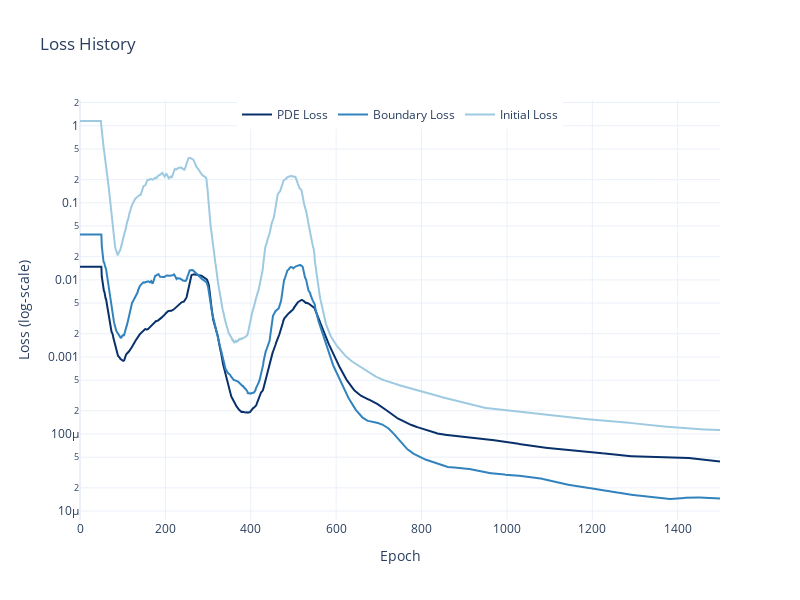

Notebook code cell kept with this figure:
### Code cell
with_vanilla = trainer.closure.get_state()
plot_loss(with_vanilla, smooth=True, smooth_window=50)

vanilla_l2 = compare_with_mc(model, params, n_prices=200,
                             n_simulations=10_000, dtype=dtype, device=device, seed=42)['l2_rel_error']
print("L2 Error: ", vanilla_l2*100)

### Figure 1 — Plotly figure (JSON) as saved in the notebook; plotly's stock layout.template omitted (floating-point values rounded to 4 significant figures; data arrays with more than 128 entries replaced by an {"elided": "..."} marker saying what was removed)
{"data": [{"line": {"color": "#08306B"}, "mode": "lines", "name": "PDE Loss", "type": "scatter", "x": {"elided": "1500 int values"}, "y": {"elided": "1500 float values"}}, {"line": {"color": "#3182BD"}, "mode": "lines", "name": "Boundary Loss", "type": "scatter", "x": {"elided": "1500 int values"}, "y": {"elided": "1500 float values"}}, {"line": {"color": "#9ECAE1"}, "mode": "lines", "name": "Initial Loss", "type": "scatter", "x": {"elided": "1500 int values"}, "y": {"elided": "1500 float values"}}], "layout": {"height": 600, "legend": {"orientation": "h", "x": 0.5, "xanchor": "center", "y": 1, "yanchor": "top"}, "title": {"text": "Loss History"}, "width": 800, "xaxis": {"title": {"text": "Epoch"}}, "yaxis": {"title": {"text": "Loss (log‑scale)"}, "type": "log"}}}
